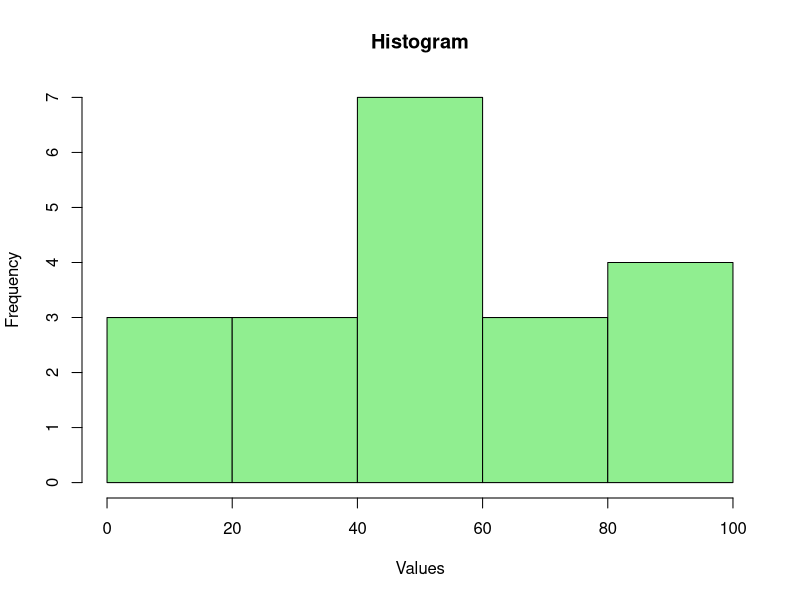

Recreate this plot in R.
set.seed(25)

x <- sample(1:100, 20, replace=TRUE)

cat("Values =", x, "\n")
cat("Minimum =", min(x), "\n")
cat("Maximum =", max(x), "\n")
cat("Mean =", mean(x), "\n")
cat("Median =", median(x), "\n")

print(summary(x))

hist(x, main="Histogram", xlab="Values", col="lightgreen")
